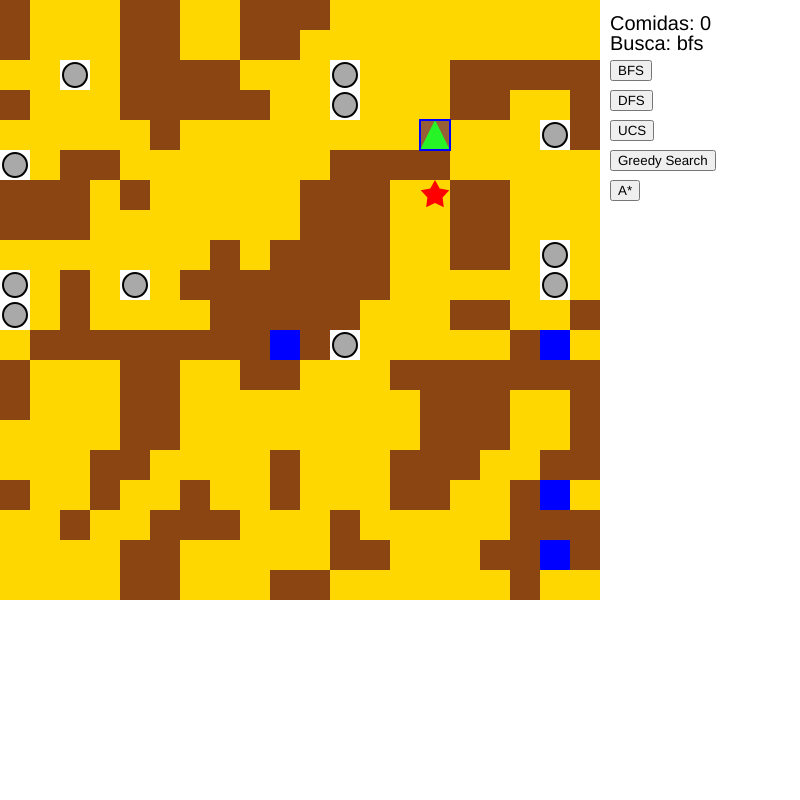
Frame 1 (no input)
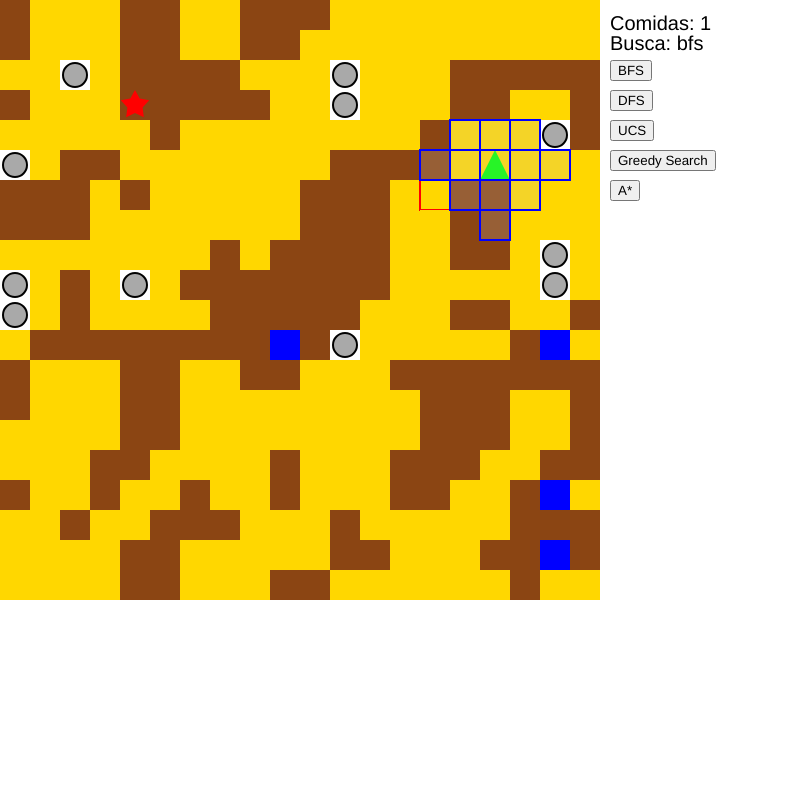
Frame 60 (no input)
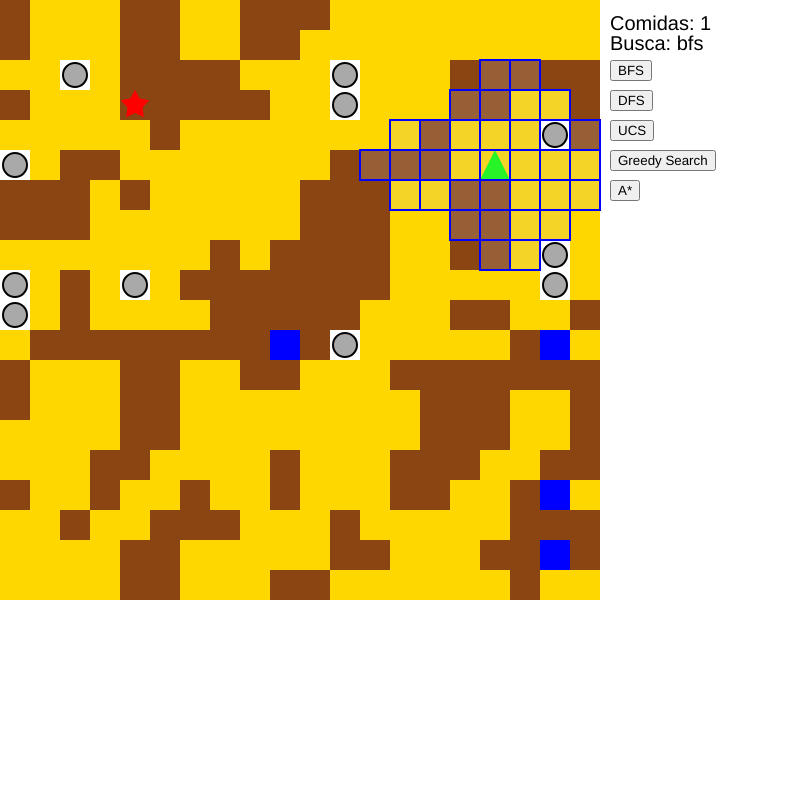
Frame 120 (the mouse pressed at the canvas centre since frame 60)

The p5.js sketch that drew these frames (run headless with seeded random() and noise() and a simulated clock; from frame 60 on, the mouse is pressed at the canvas centre):

// p5.js sketch
// ── sketch.js
let cols, rows;
let grid;
let tileSize = 30;

let agent;
let food;
let foodCounter = 0;
let noiseScale = 0.45;

let isSearching = true;
let exploredCells = [];

let frontier = [];
let came_from = [];
let path = [];

let searchFunction = 'bfs'; // Default search function

function highlightExploredCells() {
  for (let cell of exploredCells) {
    let i = cell[0];
    let j = cell[1];
    fill(200, 200, 200, 50); // Set a semi-transparent gray color for explored cells
    noStroke();

    // Conditional stroke for ongoing search
    if (isSearching) {
      stroke(0, 0, 255); // Blue stroke during the search phase
      strokeWeight(2);
    }

    rect(i * tileSize, j * tileSize, tileSize, tileSize);

    // Reset stroke settings after drawing the cell
    noStroke();
  }
}

function getTerrainCost(terrainType) {
  console.log({terrainType});
  switch (terrainType) {
    case 1:
      return 1; // Cost for type 1
    case 2:
      return 5; // Cost for type 2
    case 3:
      return 10; // Cost for type 3
    default:
      return 1; // Default cost if the type is not recognized
  }
}


async function bfs(start, goal) {
  isSearching = true;

  let frontier = [];
  frontier.push(start);
  let came_from = {};
  came_from[start] = null;

  while (frontier.length > 0) {
    let current = frontier.shift();

    if (current[0] === goal[0] && current[1] === goal[1]) {
      break;
    }

    exploredCells.push(current);

    for (let next of neighbors(current)) {
      if (!(next in came_from)) {
        frontier.push(next);
        came_from[next] = current;
      }
    }
    // add delay to see the search process
    if (isSearching) {
      await new Promise(r => setTimeout(r, 30));
    }
  }

  let current = goal;
  path = [];

  while (current[0] !== start[0] || current[1] !== start[1]) {
    path.push(current);
    current = came_from[current];
  }

  path.push(start); // opcional
  path.reverse();// opcional
  isSearching = false;
}

async function dfs(start, goal) {
  isSearching = true;

  let stack = [];
  stack.push(start);
  let came_from = {};
  came_from[start] = null;

  while (stack.length > 0) {
    let current = stack.pop();

    if (current[0] === goal[0] && current[1] === goal[1]) {
      break;
    }

    exploredCells.push(current);

    for (let next of neighbors(current)) {
      if (!(next in came_from)) {
        stack.push(next);
        came_from[next] = current;
      }
    }

    // add delay to see the search process
    if (isSearching) {
      await new Promise(r => setTimeout(r, 30));
    }
  }

  let current = goal;
  path = [];

  while (current[0] !== start[0] || current[1] !== start[1]) {
    path.push(current);
    current = came_from[current];
  }

  path.push(start);
  path.reverse();
  isSearching = false;
}

async function ucs(start, goal) {
  isSearching = true;
  let priorityQueue = new PriorityQueue();
  priorityQueue.enqueue(start, 0);
  let came_from = {};
  let cost_so_far = {};
  came_from[start] = null;
  cost_so_far[start] = 0;

  while (!priorityQueue.isEmpty()) {
    let current = priorityQueue.dequeue();

    if (current[0] === goal[0] && current[1] === goal[1]) {
      break;
    }


    for (let next of neighbors(current)) {
      let newCost = cost_so_far[current] + getTerrainCost(grid[current[0]][current[1]].type);
      if (!(next in came_from) || newCost < cost_so_far[next]) {
        exploredCells.push(next);
        cost_so_far[next] = newCost;
        priorityQueue.enqueue(next, newCost);
        came_from[next] = current;
      }
    }

    // add delay to see the search process
    if (isSearching) {
      await new Promise(r => setTimeout(r, 30));
    }
  }

  let current = goal;
  path = [];

  while (current[0] !== start[0] || current[1] !== start[1]) {
    path.push(current);
    current = came_from[current];
  }

  path.push(start);
  path.reverse();
  isSearching = false;
}

async function heuristic(node, goal) {
  return abs(node[0] - goal[0]) + abs(node[1] - goal[1]);
}

async function greedySearch(start, goal) {
  isSearching = true;

  let priorityQueue = new PriorityQueue();
  priorityQueue.enqueue(start, 0);
  let came_from = {};
  came_from[start] = null;

  while (!priorityQueue.isEmpty()) {
    let current = priorityQueue.dequeue();

    if (current[0] === goal[0] && current[1] === goal[1]) {
      break;
    }


    for (let next of neighbors(current)) {
      if (!(next in came_from)) {
        exploredCells.push(next);
        priorityQueue.enqueue(next, heuristic(next, goal) + getTerrainCost(grid[next[0]][next[1]].type));
        came_from[next] = current;
      }
    }

    // add delay to see the search process
    if (isSearching) {
      await new Promise(r => setTimeout(r, 30));
    }
  }

  let current = goal;
  path = [];

  while (current[0] !== start[0] || current[1] !== start[1]) {
    path.push(current);
    current = came_from[current];
  }

  path.push(start);
  path.reverse();
  isSearching = false;
}

async function aStar(start, goal) {
  isSearching = true;

  let priorityQueue = new PriorityQueue();
  priorityQueue.enqueue(start, 0);
  let came_from = {};
  let cost_so_far = {};
  came_from[start] = null;
  cost_so_far[start] = 0;

  while (!priorityQueue.isEmpty()) {
    let current = priorityQueue.dequeue();

    if (current[0] === goal[0] && current[1] === goal[1]) {
      break;
    }


    for (let next of neighbors(current)) {
      let newCost = cost_so_far[current] + getTerrainCost(grid[current[0]][current[1]].type);
      if (!(next in cost_so_far) || newCost < cost_so_far[next]) {
        exploredCells.push(next);
        cost_so_far[next] = newCost;
        let priority = newCost + heuristic(next, goal) + getTerrainCost(grid[next[0]][next[1]].type);
        priorityQueue.enqueue(next, priority);
        came_from[next] = current;
      }
    }

    // add delay to see the search process
    if (isSearching) {
      await new Promise(r => setTimeout(r, 30));
    }
  }

  let current = goal;
  path = [];

  while (current[0] !== start[0] || current[1] !== start[1]) {
    path.push(current);
    current = came_from[current];
  }

  path.push(start);
  path.reverse();
  isSearching = false;
}

function neighbors(current) {
  let n = [];
  if (current[0] + 1 <= 19 && grid[current[0] + 1][current[1]].type !== 0) {
    n.push([current[0] + 1, current[1]]);
  }

  if (current[0] - 1 >= 0 && grid[current[0] - 1][current[1]].type !== 0) {
    n.push([current[0] - 1, current[1]]);
  }

  if (current[1] + 1 <= 19 && grid[current[0]][current[1] + 1].type !== 0) {
    n.push([current[0], current[1] + 1]);
  }

  if (current[1] - 1 >= 0 && grid[current[0]][current[1] - 1].type !== 0) {
    n.push([current[0], current[1] - 1]);
  }
  return n;
}

async function setup() {
  createCanvas(800, 800);
  cols = floor(600 / tileSize);
  rows = floor(600 / tileSize);

  // Inicializa o grid com terrenos aleatórios
  grid = createRandomGrid(cols, rows);

  // Inicializa o agente em uma posição aleatória
  agent = createAgent();

  // Inicializa a comida em uma posição aleatória
  food = createFood();

    // Create buttons for search functions
    let bfsButton = createButton('BFS');
    bfsButton.position(610, 60);
    bfsButton.mousePressed(async() => {
      searchFunction = 'bfs';
      resetAgentAndFood();
    });
  
    let dfsButton = createButton('DFS');
    dfsButton.position(610, 90);
    dfsButton.mousePressed(async () => {
      searchFunction = 'dfs';
      resetAgentAndFood();
    });
  
  let ucsButton = createButton('UCS');
  ucsButton.position(610, 120);
  ucsButton.mousePressed(async () => {
    searchFunction = 'ucs';
    resetAgentAndFood();
  }); 
  
  let greedySearchButton = createButton('Greedy Search');
  greedySearchButton.position(610, 150);
  greedySearchButton.mousePressed(async () => {
    searchFunction = 'greedySearch';
    resetAgentAndFood();
  }); 

  let aStarButton = createButton('A*');
  aStarButton.position(610, 180);
  aStarButton.mousePressed(async () => {
    searchFunction = 'aStar';
    resetAgentAndFood();
  }); 

  await searchProcess(searchFunction);
}

async function draw() {
  background(255);

  // Exibe o grid
  displayGrid();

  // Exibe o agente
  agent.display();

  // Exibe a comida
  displayFood();

  // Atualiza a posição do agente
  agent.update();

  // Verifica se o agente alcançou a comida
  await agent.eat();
  
  // Exibe o contador de comidas na tela
  fill(0);
  textSize(20);
  text("Comidas: " + foodCounter, 610, 30);
  // Exibe a função de busca na tela
  text("Busca: " + searchFunction, 610, 50);

  if (!isSearching) {
    agent.move();
  }

  highlightExploredCells();
}

async function searchProcess(searchFunction) {
  console.log({searchFunction});
  // Reinicia o processo de busca
  switch (searchFunction) {
    case 'bfs':
      console.log('bfs');
      await bfs([agent.pos.x, agent.pos.y], [food.x, food.y]);
      break;
    case 'dfs':
      console.log('dfs');
      await dfs([agent.pos.x, agent.pos.y], [food.x, food.y]);
      break;
    case 'ucs':
      console.log('ucs');
      await ucs([agent.pos.x, agent.pos.y], [food.x, food.y]);
      break;
    case 'greedySearch':
      console.log('greedySearch');
      await greedySearch([agent.pos.x, agent.pos.y], [food.x, food.y]);
      break;
    case 'aStar':
      console.log('aStar');
      await aStar([agent.pos.x, agent.pos.y], [food.x, food.y]);
      break;
    default:
      await bfs([agent.pos.x, agent.pos.y], [food.x, food.y]);
      break;
  }
}

async function resetAgentAndFood() {
  // Reset explored cells
  exploredCells = [];
  // Reset agent position
  agent = createAgent();
  // Reset food position
  food = createFood();
  // Reset search phase
  isSearching = true;
  await searchProcess(searchFunction);
}

// Função para criar um grid com terrenos gerados usando Perlin Noise
function createRandomGrid(cols, rows) {
  let grid = new Array(cols);
  for (let i = 0; i < cols; i++) {
    grid[i] = new Array(rows);
    for (let j = 0; j < rows; j++) {
      let terrainType = map(noise(i * noiseScale, j * noiseScale), 0, 1, 0, 4); // 0-4 correspondendo aos tipos de terreno
      grid[i][j] = new Terrain(i, j, floor(terrainType));
    }
  }
  return grid;
}

// Função para exibir o grid
function displayGrid() {
  for (let i = 0; i < cols; i++) {
    for (let j = 0; j < rows; j++) {
      grid[i][j].display();
      for (let cord of path) {
        if (cord[0] === i && cord[1] === j) {
          grid[i][j].displayPath();
        }
      }

    }
  }
}

// Função para criar o agente em uma posição aleatória, evitando obstáculos
function createAgent() {
  let x, y;
  do {
    x = floor(random(cols));
    y = floor(random(rows));
  } while (grid[x][y].type === 0); // Repete até encontrar uma posição sem obstáculo
  return new Agent(x, y);
}

// Função para exibir a comida
function displayFood() {
  fill(255, 0, 0);
  noStroke();
  star(food.x * tileSize + tileSize / 2, food.y * tileSize + tileSize / 2, 8, 15, 5);
}

// Função para desenhar uma estrela
function star(x, y, radius1, radius2, npoints) {
  let angle = TWO_PI / npoints;
  let halfAngle = angle / 2.0;
  beginShape();
  for (let a = -PI / 2; a < PI * 1.5; a += angle) {
    let sx = x + cos(a) * radius2;
    let sy = y + sin(a) * radius2;
    vertex(sx, sy);
    sx = x + cos(a + halfAngle) * radius1;
    sy = y + sin(a + halfAngle) * radius1;
    vertex(sx, sy);
  }
  endShape(CLOSE);
}

// Função para criar a comida em uma posição aleatória, evitando obstáculos
function createFood() {
  let x, y;
  do {
    x = floor(random(cols));
    y = floor(random(rows));
  } while (grid[x][y].type === 0); // Repete até encontrar uma posição sem obstáculo
  return createVector(x, y);
}


// Classe para representar terrenos
class Terrain {
  constructor(x, y, type) {
    this.x = x;
    this.y = y;
    this.type = type;
  }

  // Função para exibir o terreno
  display() {
    if (this.type === 0) {
      fill("#a9a9a9"); // Obstáculo (cinza)
      stroke(0);
      strokeWeight(2);
      ellipse(this.x * tileSize + tileSize / 2, this.y * tileSize + tileSize / 2, tileSize * 0.8, tileSize * 0.8);
    } else if (this.type === 1) {
      fill("#ffd700"); // Areia (amarelo)
      noStroke();
      rect(this.x * tileSize, this.y * tileSize, tileSize, tileSize);
    } else if (this.type === 2) {
      fill("#8b4513"); // Atoleiro (marrom)
      noStroke();
      rect(this.x * tileSize, this.y * tileSize, tileSize, tileSize);
    } else {
      fill("#0000ff"); // Água (azul)
      noStroke();
      rect(this.x * tileSize, this.y * tileSize, tileSize, tileSize);
    }
  }

  displayPath() {
    if (this.type === 1) {
      fill("#ffd700"); // Areia (amarelo)
      stroke("#FF0000");
      rect(this.x * tileSize, this.y * tileSize, tileSize, tileSize);
    } else if (this.type === 2) {
      fill("#8b4513"); // Atoleiro (marrom)
      stroke("#FF0000");
      rect(this.x * tileSize, this.y * tileSize, tileSize, tileSize);
    } else {
      fill("#0000ff"); // Água (azul)
      stroke("#FF0000");
      rect(this.x * tileSize, this.y * tileSize, tileSize, tileSize);
    }
  }
}

// Classe para representar o agente
class Agent {
  constructor(x, y) {
    this.pos = createVector(x, y);
    this.vel = createVector(0, 0);
    this.acc = createVector(0, 0);
    this.direction = true;
    this.maxSpeed = 1;
    this.maxForce = 0.25;
    this.energy = 100; // Energia inicial do agente
  }

  seek(target, speed) {
    let force = p5.Vector.sub(target, this.pos);
    force.setMag(this.maxSpeed * speed);
    force.sub(this.vel);
    force.limit(this.maxForce);
    this.applyForce(force);
  }

  applyForce(force) {
    this.acc.add(force);
  }

  update() {
    this.vel.add(this.acc);
    this.pos.add(this.vel);
    this.acc.set(0, 0);
  }

 // Função para mover o agente
move() {
  // Verifica se há um caminho disponível para a comida
  if (path.length > 0) {
    // Obtém a próxima posição no caminho
    let nextPosition = path[0];

    // Verifica o tipo de terreno da próxima posição
    let nextTerrainType = grid[nextPosition[0]][nextPosition[1]].type;

    // Define a velocidade com base no tipo de terreno
    let speed = 0.1; // Velocidade padrão
    if (nextTerrainType === 2) {
      speed = 0.05; // Atoleiro (velocidade reduzida)
    } else if (nextTerrainType === 3) {
      speed = 0.025; // Água (velocidade reduzida)
    }

    // Move o agente em direção à próxima posição no caminho
    this.seek(createVector(nextPosition[0], nextPosition[1]), speed);

    // Atualiza a energia do agente com base na velocidade
    this.energy -= speed;

    // Verifica se o agente chegou próximo o suficiente à posição intermediária
    if (dist(this.pos.x, this.pos.y, nextPosition[0], nextPosition[1]) <= 1 ) {
      // Remove a próxima posição do caminho
      path.shift();
    }
  }
}

  // Função para exibir o agente
  display() {
    fill("#00ff00"); // Cor verde para o agente
    noStroke();
    triangle(
      this.pos.x * tileSize + tileSize / 2, this.pos.y * tileSize,
      this.pos.x * tileSize, (this.pos.y + 1) * tileSize,
      (this.pos.x + 1) * tileSize, (this.pos.y + 1) * tileSize
    );
  }

// Função para verificar se o agente alcançou a comida
async eat() {
  // Calcula a distância entre a posição do agente e a posição da comida
  let distance = dist(this.pos.x, this.pos.y, food.x, food.y);

  // Verifica se a distância é menor ou igual a 1
  if (distance <= 1) {
    // Se a distância for menor ou igual a 1, o agente pode comer a comida

    // Remove a comida do terreno
    grid[food.x][food.y].type = 1; // Define o tipo de terreno como "areia" (ou qualquer outro tipo adequado)
    // Remove o stroke da comida
    noStroke();

   // Incrementa o contador de comidas
    foodCounter++;
    await resetAgentAndFood();
  }
}
}

class PriorityQueue {
  constructor() {
    this.queue = [];
  }

  // Enqueue a new element with a priority
  enqueue(element, priority) {
    this.queue.push({ element, priority });
    this.sortQueue();
  }

  // Dequeue the element with the highest priority
  dequeue() {
    return this.queue.shift().element;
  }

  // Check if the priority queue is empty
  isEmpty() {
    return this.queue.length === 0;
  }

  // Sort the queue based on priorities (ascending order)
  sortQueue() {
    this.queue.sort((a, b) => a.priority - b.priority);
  }
}
